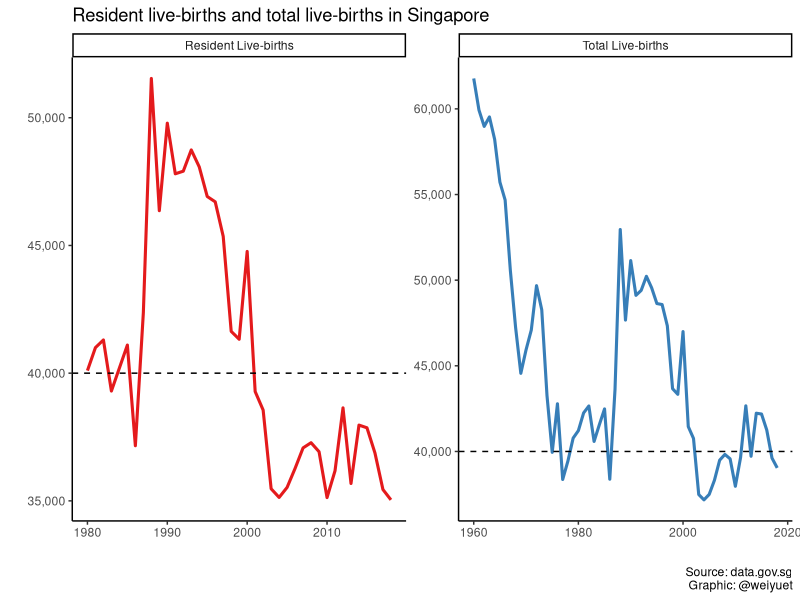
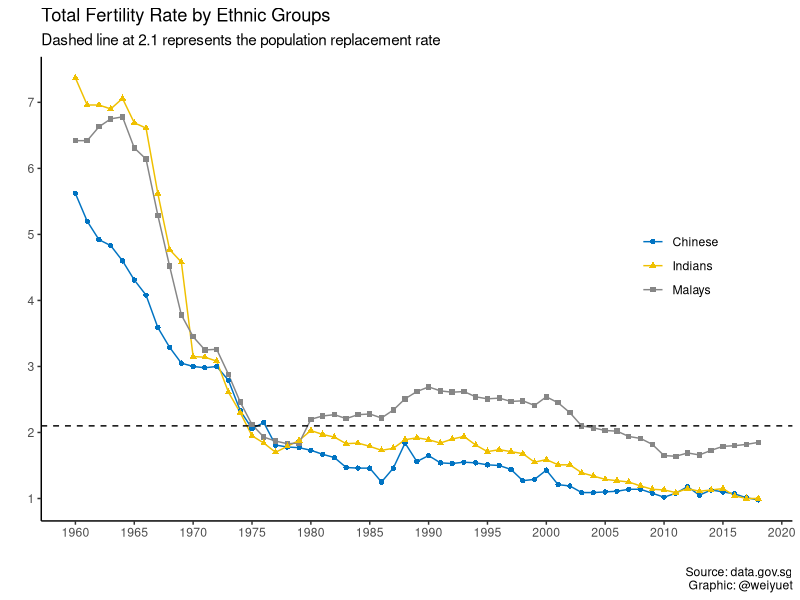
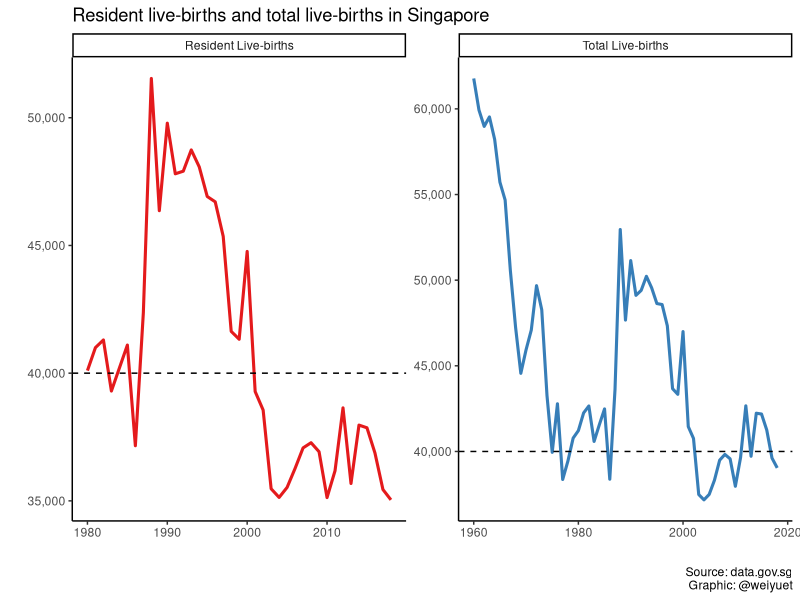
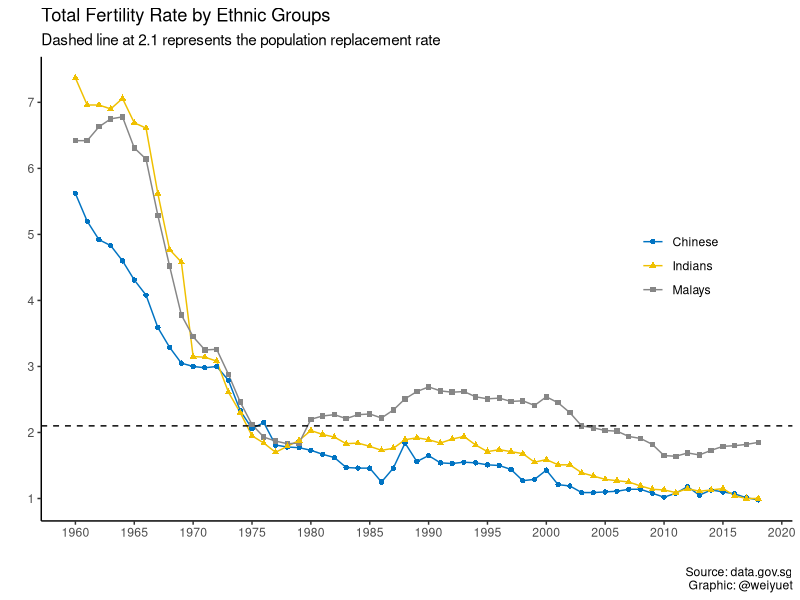

Write R code to recreate these figures, in order.
#Loading libraries
library(tidyverse)
library(scales)
library(ggsci)

# Loading live-births data
live_births <- read_csv("data/births-and-fertility-annual/live-births.csv")

# Data wrangling
live_births$value <- as.double(as.character(live_births$value))

# Plotting number of live-births
live_births %>% 
  drop_na() %>% 
  ggplot(aes(x = year, y = value, colour = level_1)) +
  geom_line(size = 1.05) +
  geom_hline(yintercept = 40000, linetype = 2, size = 0.5) +
  facet_wrap(~level_1, scales = "free") +
  scale_y_continuous(labels = label_number(big.mark = ",")) +
  theme_classic() +
  theme(legend.position = "none") +
  scale_colour_brewer(type = "qual", palette = 6) +
  labs(x = "", y = "",
       title = "Resident live-births and total live-births in Singapore",
       caption = "Source: data.gov.sg\nGraphic: @weiyuet")

ggsave("figures/resident-and-total-live-births.png", width = 8, height = 6)

# Loading total fertility rate by ethnic group data
total_fertility_rate_by_ethnic_group <- read_csv("data/births-and-fertility-annual/total-fertility-rate-by-ethnic-group.csv")

total_fertility_rate_by_ethnic_group %>% 
  ggplot(aes(x = year, y = value, colour = level_2)) +
  geom_line() +
  geom_point(aes(shape = level_2)) +
  geom_hline(yintercept = 2.1, linetype = 2, size = 0.5) +
  theme_classic() +
  theme(legend.title = element_blank(),
        legend.position = c(0.85, 0.55)) +
  scale_x_continuous(breaks = seq(1960, 2020, 5)) +
  scale_y_continuous(breaks = seq(0, 8, 1)) +
  scale_colour_jco() +
  labs(x = "", y ="",
       title = "Total Fertility Rate by Ethnic Groups",
       subtitle = "Dashed line at 2.1 represents the population replacement rate",
       caption = "Source: data.gov.sg\nGraphic: @weiyuet")

ggsave("figures/fertility-rate-ethnic-groups.png", width = 8, height = 6)
